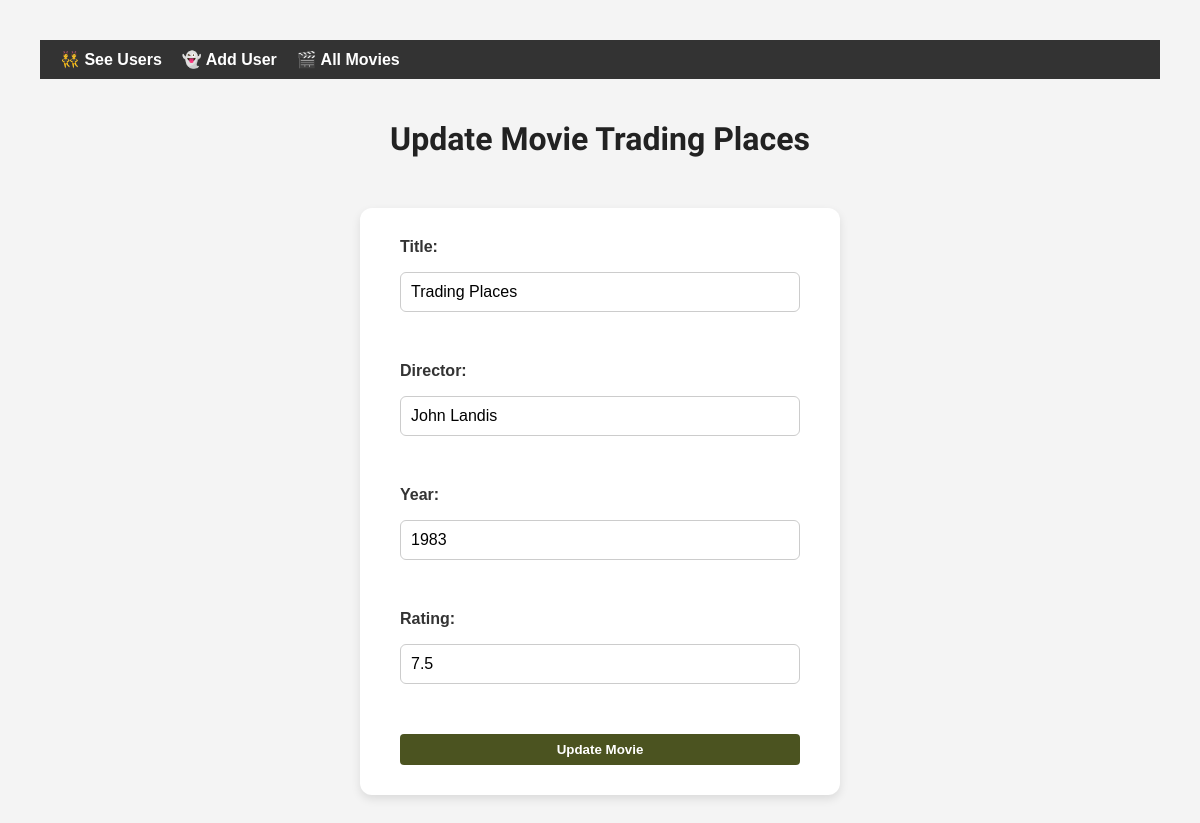
The app's page /users/2/update_movie/4 with its own data.
### models.py (models this page shows)
class Movie(db.Model):
    __tablename__ = 'movies'
    movie_id = db.Column(db.Integer, primary_key=True)
    movie_name = db.Column(db.String)
    movie_director = db.Column(db.String)
    movie_year = db.Column(db.Integer)
    movie_rating = db.Column(db.Float)
    poster_url = db.Column(db.String)
    imdb_url = db.Column(db.String)
    user_id = db.Column(db.Integer, db.ForeignKey('users.user_id'))
    reviews = db.relationship('Review', backref='movie', cascade="all, delete-orphan")

### app.py (the view, shortened to what this page needs)
@app.route('/users/<user_id>/update_movie/<movie_id>', methods=["GET", "POST"])
def update_movie(user_id, movie_id):
    movie = data_manager.get_movie(movie_id)
    if  not movie:
        flash("Movie is not in the database yet")
        return redirect(url_for('list_user_movies', user_id=user_id))
    return render_template("update_movie.html", movie=movie, user_id=user_id)

### datamanager.py (called while the page is built)
    def get_movie(self, movie_id):
        return Movie.query.get(movie_id)

### templates/update_movie.html (shortened to what this page needs)
{% extends "base.html" %}
{% block content %}
    <h1>Update Movie {{ movie.movie_name }}</h1>
    <div class="center">
    <form method="POST" class="form-card">
        <label>Title:</label>
        <input type="text" name="name" value="{{ movie.movie_name }}"><br>
        <label>Director:</label>
        <input type="text" name="director" value="{{ movie.movie_director }}"><br>
        <label>Year:</label>
        <input type="number" name="year" value="{{ movie.movie_year }}"><br>
        <label>Rating:</label>
        <input type="number" name="rating" step="0.1" value="{{ movie.movie_rating }}"><br>
        <button type="submit" class="btn update">Update Movie</button>
    </form>
        </div>
{% endblock %}

### static/style.css (style rules this page uses)
body { font-family: Arial, sans-serif; margin: 40px; background-color: #f4f4f4; color: #333; }
h1 { font-family: 'Rowdies', sans-serif; text-align: center; color: #222; }
.btn { padding: 8px 12px; border: none; border-radius: 4px; cursor: pointer; font-weight: bold; transition: all 0.2s ease; }
.btn.update { background-color: #4B5320; color: white; }
.form-card { background-color: #fff; padding: 30px 40px; border-radius: 12px; box-shadow: 0 4px 10px rgba(0, 0, 0, 0.1); width: 100%; max-width: 400px; display: flex; flex-direction: column; gap: 16px; }
.form-card label { font-weight: bold; font-size: 1rem; }
.form-card input { padding: 10px; font-size: 1rem; border-radius: 6px; border: 1px solid #ccc; }
.center { display: flex; justify-content: center; margin-top: 50px }

### records on screen
Movie: movie_name "Trading Places", name "Trading Places", director "John Landis", year "1983", rating "7.5"
